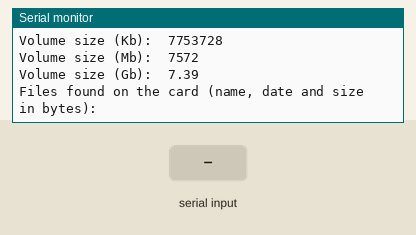
This sketch was run on a simulated Arduino Uno, built with avr-gcc and run on an emulated ATmega328P. Parts: the last lines printed to the serial monitor. Inputs (shaded band) come from the test bench. Storage starts empty.

Above: at 1.5 s.
1.6 s: "1" received over Serial
3.1 s: "2" received over Serial
At 4.3 s:
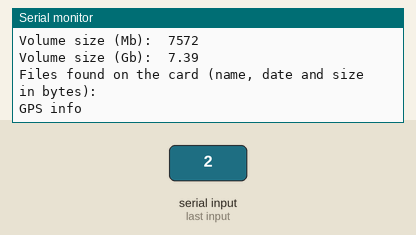
4.6 s: "3" received over Serial
At 5.7 s:
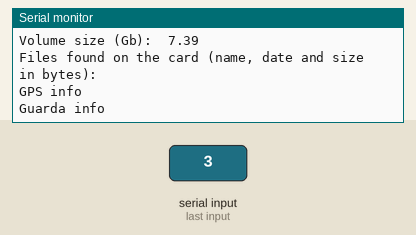
6.1 s: "4" received over Serial
At 6.8 s:
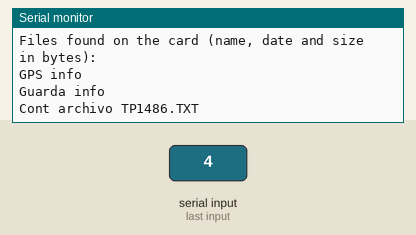
7.6 s: "5" received over Serial
At 7.9 s:
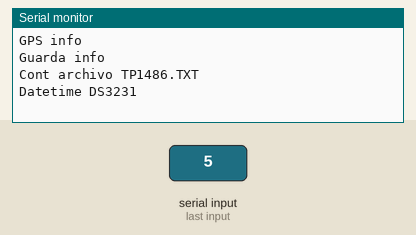

The sketch:

FINAL.ino
```cpp
#include <SoftwareSerial.h>
#include <SPI.h>
#include <SD.h>
#include <TinyGPS.h>
#include <TinyGPS++.h>
#include <Wire.h>
#include <RTClib.h>

RTC_DS3231 rtc;

char daysOfTheWeek[7][12] = {"Domingo", "Lunes", "Martes", "Miercoles", "Jueves", "Viernes", "Sábado"};

//TinyGPS gps; // The serial connection to the GPS module
TinyGPSPlus gps2;
SoftwareSerial gpsSerial(10, 9); //RX, TX configuración para el GPS
//float lat = 0.0;
//float lon = 0.0; // create variable for latitude and longitude object

//global variables
unsigned long previousMillis = 0; // variable para la lectura del gps cada X tiempo
const long interval = 100000; // tiempo de intervalo de lecturas
char nombrearchivo[ ] = "TP1486.TXT"; // nombre del archivo a crear en la micro sd
const int analogPin = A0; // puerto del potenciometro
int value;      //variable que almacena la lectura analógica raw
int position;   //posicion del potenciometro en tanto por ciento

//this is for serial read
int incomingByte = 0;

// set up variables using the SD utility library functions:
Sd2Card card;
SdVolume volume;
SdFile root;

File archivo; //variable para el archivo de la micro sd

// change this to match your SD shield or module;
// Arduino Ethernet shield: pin 4
const int chipSelect = 4;

void setup() {
  Serial.begin(9600);
  gpsSerial.begin(9600);
  if (! rtc.begin()) {
    Serial.println("Couldn't find RTC");
    while (1);
  }
  if (rtc.lostPower()) {
    Serial.println("RTC lost power, lets set the time!");
    // following line sets the RTC to the date & time this sketch was compiled
    rtc.adjust(DateTime(F(__DATE__), F(__TIME__)));
    // This line sets the RTC with an explicit date & time, for example to set
    // January 21, 2014 at 3am you would call:
    // rtc.adjust(DateTime(2014, 1, 21, 3, 0, 0));
  }
  SD.begin(4);
  // Open serial communications and wait for port to open:
  while (!Serial) {
    ; // wait for serial port to connect. Needed for native USB port only
  }
  Serial.print("\nInitializing SD card... ");
  // we'll use the initialization code from the utility libraries
  // since we're just testing if the card is working!
  if (!card.init(SPI_HALF_SPEED, chipSelect)) {
    Serial.println("initialization failed. Things to check:");
    Serial.println("* is a card inserted?");
    Serial.println("* is your wiring correct?");
    Serial.println("* did you change the chipSelect pin to match your shield or module?");
    while (1);
  } else {
    Serial.println("Wiring is correct and a card is present.");
  }
  cardinfo();
}
//-----------------------------------------------------------------------------------------
void cardinfo()
{
  // Serial.println("Información de la tarjeta");
  // print the type of card
  Serial.println();
  Serial.print("Card type:         ");
  switch (card.type()) {
    case SD_CARD_TYPE_SD1:
      Serial.println("SD1");
      break;
    case SD_CARD_TYPE_SD2:
      Serial.println("SD2");
      break;
    case SD_CARD_TYPE_SDHC:
      Serial.println("SDHC");
      break;
    default:
      Serial.println("Unknown");
  }
  // Now we will try to open the 'volume'/'partition' - it should be FAT16 or FAT32
  if (!volume.init(card)) {
    Serial.println("Could not find FAT16/FAT32 partition.\nMake sure you've formatted the card");
    while (1);
  }
  Serial.print("Clusters:          ");
  Serial.println(volume.clusterCount());
  Serial.print("Blocks x Cluster:  ");
  Serial.println(volume.blocksPerCluster());

  Serial.print("Total Blocks:      ");
  Serial.println(volume.blocksPerCluster() * volume.clusterCount());
  Serial.println();

  // print the type and size of the first FAT-type volume
  uint32_t volumesize;
  Serial.print("Volume type is:    FAT");
  Serial.println(volume.fatType(), DEC);

  volumesize = volume.blocksPerCluster();    // clusters are collections of blocks
  volumesize *= volume.clusterCount();       // we'll have a lot of clusters
  volumesize /= 2;                           // SD card blocks are always 512 bytes (2 blocks are 1KB)
  Serial.print("Volume size (Kb):  ");
  Serial.println(volumesize);
  Serial.print("Volume size (Mb):  ");
  volumesize /= 1024;
  Serial.println(volumesize);
  Serial.print("Volume size (Gb):  ");
  Serial.println((float)volumesize / 1024.0);

  Serial.println("\nFiles found on the card (name, date and size in bytes): ");
  root.openRoot(volume);

  // list all files in the card with date and size
  root.ls(LS_R | LS_DATE | LS_SIZE);
}
//---------------------------------------------------------------------------------------------------
void loop()
{
  unsigned long currentMillis = millis();
  if (currentMillis - previousMillis >= interval) {
    previousMillis = currentMillis;
//    guarda(gps);
  }
  if (Serial.available() > 0) {
    // read the incoming byte:
    incomingByte = Serial.read();
    // say what you got:
    //    Serial.print("I received: ");
    //   Serial.println(incomingByte, DEC);
    if (incomingByte == 49) { // tecla 1
      Serial.println("\nCard info");
      cardinfo();
    }
    if (incomingByte == 50) { // tecla 2
      Serial.println("\nGPS info");
      //getgps(gps);
      getgps();
    }
    if (incomingByte == 51) { // tecla 3
      Serial.println("\nGuarda info");
//      guarda(gps);
    }
    if (incomingByte == 52) { // tecla 4
      Serial.print("\nCont archivo "); Serial.println(nombrearchivo);
   //   openfile();
    }
    if (incomingByte == 53)  { // tecla 5
      Serial.print("\nDatetime DS3231");
     // datetime();
    }
    if (incomingByte == 48)  { // tecla 0
     // borrararchivo();
    }
  }
}
//---------------------------------------------------------------------------------
void getgps()
{
  while (gpsSerial.read() > 0) {
    gps2.encode(gpsSerial.read());
    if (gps2.location.isUpdated()) {
      Serial.print("latitude = ");
      Serial.print(gps2.location.lat(), 6);
      Serial.print("longitude = ");
      Serial.print(gps2.location.lng(), 6);
    }
  }
}
/*void getgps(TinyGPS & gps)
  {
  unsigned long age;
  while (gpsSerial.available()) { // check for gps data
    char  c = gpsSerial.read();
    if (gps.encode(c)) // encode gps data
    {
      gps.f_get_position(&lat, &lon, &age); // get latitude and longitude
      Serial.print("Position: ");
      Serial.print("Lat: ");
      Serial.print(lat, 6);
      Serial.print(", ");
      Serial.print("Lon: ");
      Serial.print(lon, 6);
      Serial.print(" Fix age: "); Serial.print(age); Serial.print("ms"); Serial.print(", ");
      potenread();
      Serial.println("");
    }
  }
  gps.f_get_position(&lat, &lon, &age); // get latitude and longitude
  Serial.print("Last position: ");
  Serial.print("Lat: ");
  Serial.print(lat, 6);
  Serial.print(", ");
  Serial.print("Lon: ");
  Serial.print(lon, 6);
  Serial.print(" Fix age: "); Serial.print(age); Serial.print("ms"); Serial.print(", ");
  potenread();
  Serial.println("");
  }
//----------------------------------------------------------------------------------
void guarda(TinyGPS & gps)
{
  char c = gpsSerial.read();
  unsigned long age;
  SdFile::dateTimeCallback(datarchivo);
  archivo = SD.open(nombrearchivo, FILE_WRITE);
  if (archivo)
  {
    gps.encode(c);
    //    Serial.println(c);
    gps.f_get_position(&lat, &lon, &age); // get latitude and longitude
    archivo.print("Position: ");
    archivo.print("Lat: ");
    archivo.print(lat, 6);
    archivo.print(", ");
    archivo.print("Lon: ");
    archivo.print(lon, 6);
    archivo.print(" Fix age: "); archivo.print(age); archivo.print("ms. ");

    DateTime now = rtc.now();

    archivo.print(now.year(), DEC);
    archivo.print('/');
    archivo.print(now.month(), DEC);
    archivo.print('/');
    archivo.print(now.day(), DEC);
    archivo.print(" (");
    archivo.print(daysOfTheWeek[now.dayOfTheWeek()]);
    archivo.print(") ");
    archivo.print(now.hour(), DEC);
    archivo.print(':');
    archivo.print(now.minute(), DEC);
    archivo.print(':');
    archivo.print(now.second(), DEC);
    archivo.print(", ");
    potenguar(); // guarda info del potenciometro
    archivo.close();
    Serial.println("\nTodo guardado exitosamente");
  }
  else
  {
    Serial.print("El archivo "); Serial.print(nombrearchivo); Serial.println(" no se abrió");
  }
}
//----------------------------------------------------------------------
void openfile()
{
  // re-open the file for reading:
  archivo = SD.open(nombrearchivo);
  if (archivo) {
    // read from the file until there's nothing else in it:
    while (archivo.available()) {
      Serial.write(archivo.read());
    }
    // close the file:
    archivo.close();
  } else {
    // if the file didn't open, print an error:
    Serial.println("error opening datos.txt");
  }
}
//---------------------------------------------------------------------
void datetime()
{
  //Serial.println("Fecha y hora del DS3231");
  DateTime now = rtc.now();

  Serial.print(now.year(), DEC);
  Serial.print('/');
  Serial.print(now.month(), DEC);
  Serial.print('/');
  Serial.print(now.day(), DEC);
  Serial.print(" (");
  Serial.print(daysOfTheWeek[now.dayOfTheWeek()]);
  Serial.print(") ");
  Serial.print(now.hour(), DEC);
  Serial.print(':');
  Serial.print(now.minute(), DEC);
  Serial.print(':');
  Serial.print(now.second(), DEC);
  Serial.println();
}
//------------------------------------------------------------------------------
void borrararchivo()
{
  Serial.println(nombrearchivo);
  if (SD.exists(nombrearchivo)) {
    SD.remove(nombrearchivo);
    Serial.print("Se ha eliminado "); Serial.print(nombrearchivo); Serial.println(" exitosamente.");
    delay(150);
  }
}
//------------------------------------------------------------------------------
// call back for file timestamps
void datetimefile(uint16_t* date, uint16_t* time) {
  DateTime now = rtc.now();

  // return date using FAT_DATE macro to format fields
  *date = FAT_DATE(now.year(), now.month(), now.day());

  // return time using FAT_TIME macro to format fields
  *time = FAT_TIME(now.hour(), now.minute(), now.second());
}
//-----------------------------------------------------------------------------
void potenguar()
{
  value = analogRead(analogPin);          // realizar la lectura analógica raw
  position = map(value, 0, 1023, 0, 100);  // convertir a porcentaje

  archivo.print("Comb: "); archivo.print(position); archivo.println("%");
}
void potenread()
{
  value = analogRead(analogPin);          // realizar la lectura analógica raw
  position = map(value, 0, 1023, 0, 100);  // convertir a porcentaje

  Serial.print("Comb: "); Serial.print(position); Serial.println("%");
}
//------------------------------------------------------------------------------
void datarchivo(uint16_t* date, uint16_t* time) {
  DateTime now = rtc.now();

  // return date using FAT_DATE macro to format fields
  *date = FAT_DATE(now.year(), now.month(), now.day());

  // return time using FAT_TIME macro to format fields
  *time = FAT_TIME(now.hour(), now.minute(), now.second());
}*/
```

Measured:
- after the input at 3.1 s, the serial monitor: prints a new line at once (image 1)
- after the input at 4.6 s, the serial monitor: prints a new line at once (image 2)
- after the input at 6.1 s, the serial monitor: prints a new line at once (image 3)
- after the input at 7.6 s, the serial monitor: prints a new line at once (image 4)
